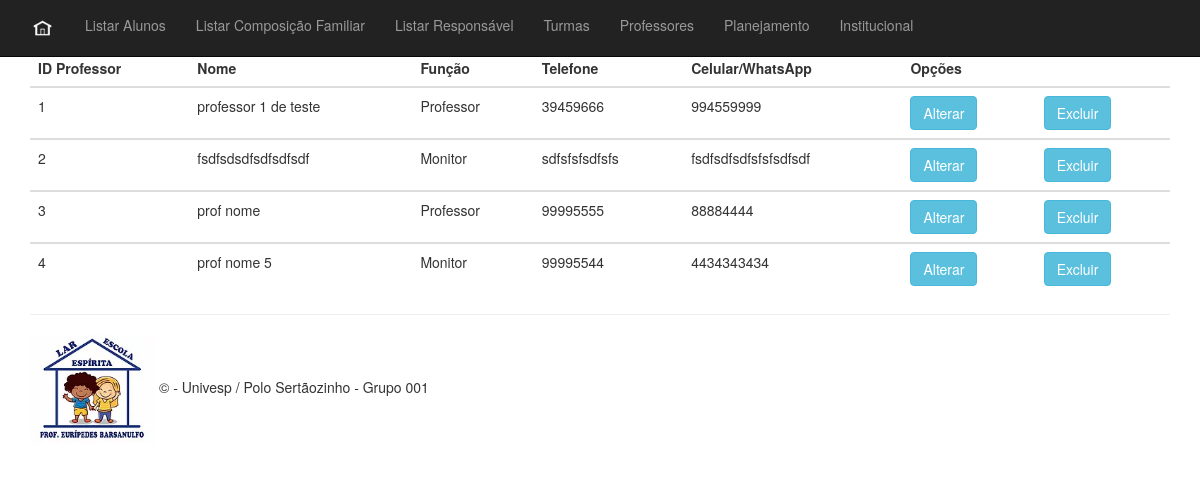
/listagem_professor, run on an earlier commit of the app's database.
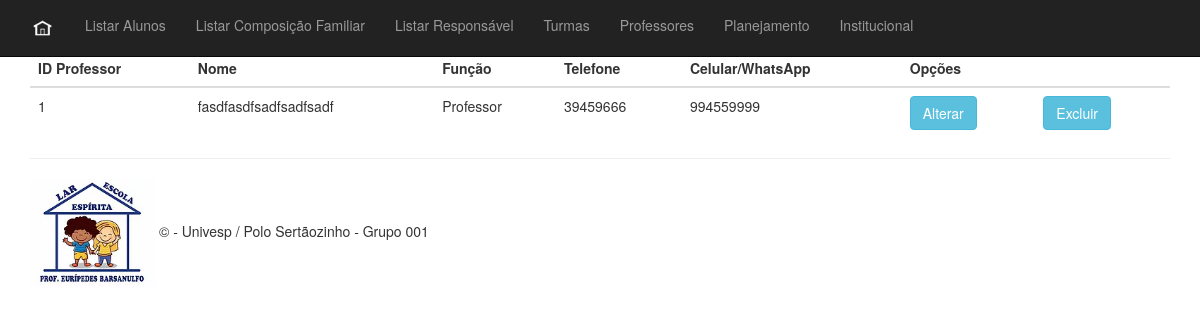
And on a later commit of the database.
### aluno/models.py (models this page shows)
class Professor(db.Model):
    __tablename__ = 'professor'
    __table_args__ = {'extend_existing': True}
    id = db.Column(db.Integer, primary_key=True, autoincrement=True)
    prof_nome = db.Column(db.String(120))
    prof_funcao = db.Column(db.String(60))
    prof_telefone = db.Column(db.String(20))
    prof_celular = db.Column(db.String(20))

### aluno/routes.py (the view)
@app.route("/listagem_professor", methods=["GET"])
def listagem_professor():
    professores = Professor.query.all()
    return render_template("listagem_professor.html", professores=professores)

### aluno/templates/listagem_professor.html (shortened to what this page needs)
{% extends 'base.html' %}
{% block content %}
<table class="table table-hover table-dark">
    <thead>
        <tr>
            <th scope="col">ID Professor</th>
            <th scope="col">Nome</th>
            <th scope="col">Função</th>
            <th scope="col">Telefone</th>
            <th scope="col">Celular/WhatsApp</th>
            <th scope="col">Opções</th>
            <th scope="col"></th>
        </tr>
    </thead>
    {% for professor in professores %}
    <tbody>
        <tr>
            <td> {{ professor.id }} </td>
            <td> {{ professor.prof_nome }}</td>
            <td> {{ professor.prof_funcao }}</td>
            <td> {{ professor.prof_telefone }}</td>
            <td> {{ professor.prof_celular }}</td>
            <td>
                <button class="btn btn-outline btn-info">Alterar</button>
            </td>
            <td>
                <button class="btn btn-outline btn-info">Excluir</button>
            </td>
        </tr>
    </tbody>
    {% endfor %}
</table>
{% endblock %}

What changed in the data, as far as the page shows it:
removed Professor: id "2", prof_nome "fsdfsdsdfsdfsdfsdf", prof_funcao "Monitor", prof_telefone "sdfsfsfsdfsfs", prof_celular "fsdfsdfsdfsfsfsdfsdf"
removed Professor: id "3", prof_nome "prof nome", prof_funcao "Professor", prof_telefone "99995555", prof_celular "88884444"
removed Professor: id "4", prof_nome "prof nome 5", prof_funcao "Monitor", prof_telefone "99995544", prof_celular "4434343434"
changed Professor "Professor": prof_nome "professor 1 de teste" → "fasdfasdfsadfsadfsadf"
